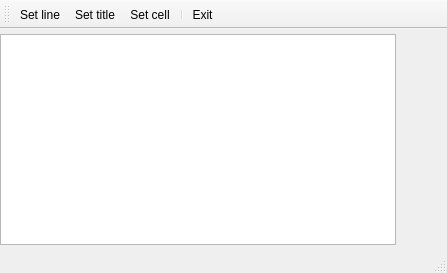
<?xml version="1.0" encoding="UTF-8"?>
<ui version="4.0">
 <class>CustomDialog</class>
 <widget class="QMainWindow" name="CustomDialog">
  <property name="geometry">
   <rect>
    <x>0</x>
    <y>0</y>
    <width>447</width>
    <height>273</height>
   </rect>
  </property>
  <property name="windowTitle">
   <string>CustomDialog</string>
  </property>
  <widget class="QWidget" name="centralWidget">
   <widget class="QTableView" name="tableView">
    <property name="geometry">
     <rect>
      <x>0</x>
      <y>5</y>
      <width>396</width>
      <height>211</height>
     </rect>
    </property>
   </widget>
  </widget>
  <widget class="QMenuBar" name="menuBar">
   <property name="geometry">
    <rect>
     <x>0</x>
     <y>0</y>
     <width>447</width>
     <height>17</height>
    </rect>
   </property>
  </widget>
  <widget class="QToolBar" name="mainToolBar">
   <property name="toolButtonStyle">
    <enum>Qt::ToolButtonTextUnderIcon</enum>
   </property>
   <attribute name="toolBarArea">
    <enum>TopToolBarArea</enum>
   </attribute>
   <attribute name="toolBarBreak">
    <bool>false</bool>
   </attribute>
   <addaction name="actionSet_line"/>
   <addaction name="actionSet_title"/>
   <addaction name="actionSet_cell"/>
   <addaction name="separator"/>
   <addaction name="actionExit"/>
  </widget>
  <widget class="QStatusBar" name="statusBar"/>
  <action name="actionSet_line">
   <property name="icon">
    <iconset resource="res.qrc">
     <normaloff>:/icons/130.bmp</normaloff>:/icons/130.bmp</iconset>
   </property>
   <property name="text">
    <string>Set line</string>
   </property>
  </action>
  <action name="actionSet_title">
   <property name="icon">
    <iconset resource="res.qrc">
     <normaloff>:/icons/516.bmp</normaloff>:/icons/516.bmp</iconset>
   </property>
   <property name="text">
    <string>Set title</string>
   </property>
  </action>
  <action name="actionSet_cell">
   <property name="icon">
    <iconset resource="res.qrc">
     <normaloff>:/icons/128.bmp</normaloff>:/icons/128.bmp</iconset>
   </property>
   <property name="text">
    <string>Set cell</string>
   </property>
  </action>
  <action name="actionExit">
   <property name="icon">
    <iconset resource="res.qrc">
     <normaloff>:/icons/exit.bmp</normaloff>:/icons/exit.bmp</iconset>
   </property>
   <property name="text">
    <string>Exit</string>
   </property>
  </action>
 </widget>
 <layoutdefault spacing="6" margin="11"/>
 <resources>
  <include location="res.qrc"/>
 </resources>
 <connections/>
</ui>
